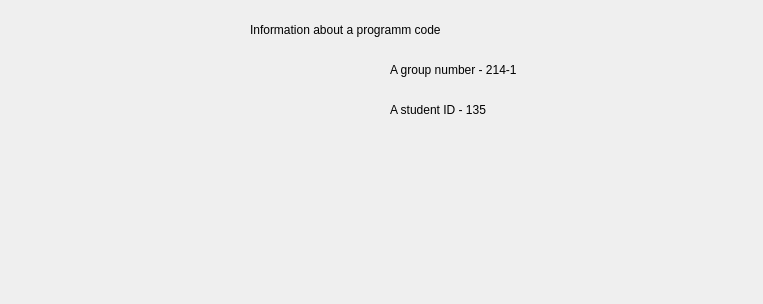
<?xml version="1.0" encoding="UTF-8"?>
<ui version="4.0">
 <class>ProjectInfo</class>
 <widget class="QDialog" name="ProjectInfo">
  <property name="geometry">
   <rect>
    <x>0</x>
    <y>0</y>
    <width>763</width>
    <height>304</height>
   </rect>
  </property>
  <property name="windowTitle">
   <string>Dialog</string>
  </property>
  <widget class="QLabel" name="label">
   <property name="geometry">
    <rect>
     <x>250</x>
     <y>20</y>
     <width>371</width>
     <height>20</height>
    </rect>
   </property>
   <property name="text">
    <string>Information about a programm code</string>
   </property>
  </widget>
  <widget class="QLabel" name="label_3">
   <property name="geometry">
    <rect>
     <x>390</x>
     <y>60</y>
     <width>181</width>
     <height>20</height>
    </rect>
   </property>
   <property name="text">
    <string>A group number - 214-1</string>
   </property>
  </widget>
  <widget class="QLabel" name="label_4">
   <property name="geometry">
    <rect>
     <x>390</x>
     <y>100</y>
     <width>161</width>
     <height>20</height>
    </rect>
   </property>
   <property name="text">
    <string>A student ID - 135</string>
   </property>
  </widget>
 </widget>
 <resources/>
 <connections/>
</ui>
